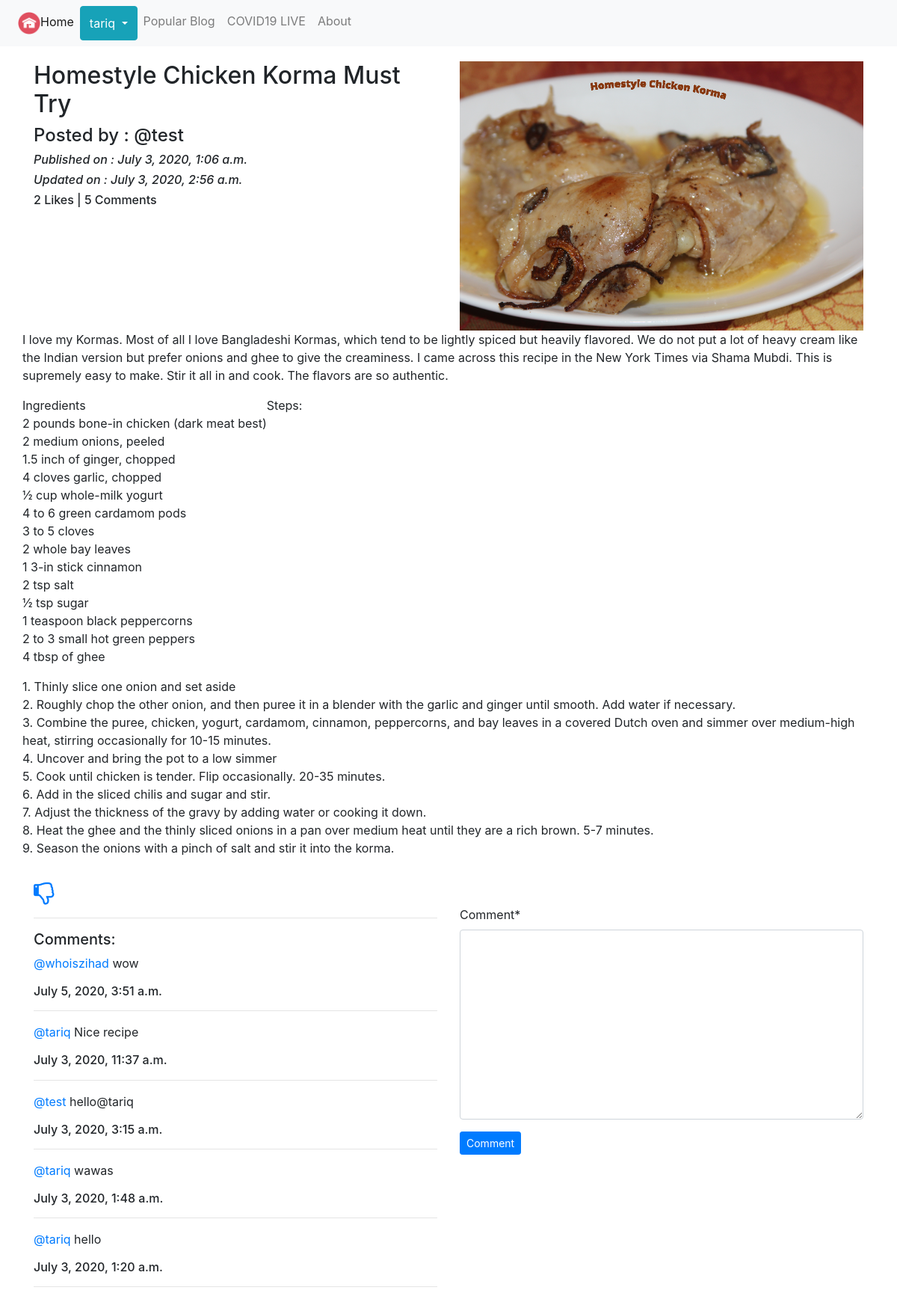
Page /blog/details/Homestyle-Chicken-Korma-dd4d2eb4-0c8c-4e85-bbb1-08c79527fde1/ (signed in) on the committed database.
### App_Blog/models.py (models this page shows, shortened)
class Blog(models.Model):
    author = models.ForeignKey(User, on_delete=models.CASCADE, related_name='post_author')
    blog_title = models.CharField(max_length=264, verbose_name="Put a Title")
    slug = models.SlugField(max_length=255, unique=True)
    blog_content = models.TextField(verbose_name="What is on your mind?")
    blog_image = models.ImageField(upload_to='blog_images', verbose_name="Image")
    publish_date = models.DateTimeField(auto_now_add=True)
    update_date = models.DateTimeField(auto_now=True)
    class Meta:
        ordering = ('-publish_date',)

class Comment(models.Model):
    blog = models.ForeignKey(Blog, on_delete=models.CASCADE, related_name='blog_comment')
    user = models.ForeignKey(User, on_delete=models.CASCADE, related_name='user_comment')
    comment = models.TextField()
    comment_date = models.DateTimeField(auto_now_add=True)
    class Meta:
        ordering = ('-comment_date',)

### App_Blog/views.py (the view, shortened to what this page needs)
# urls.py: path('details/<slug>/', views.blog_details, name='blog_details'),
@login_required
def blog_details(request, slug):
    blog = Blog.objects.get(slug=slug)
    comment_form = CommentForm()
    already_liked = Likes.objects.filter(blog=blog, user=request.user)
    if already_liked:
        liked = True
    else:
        liked = False
    return render(request, 'App_Blog/blog_details.html', context={'blog':blog, 'comment_form':comment_form, 'liked':liked})

### App_Blog/forms.py
class CommentForm(forms.ModelForm):
    class Meta:
        model = Comment
        fields = ('comment',)

### templates/App_Blog/blog_details.html (shortened to what this page needs)
{% extends 'base.html' %}
{% load crispy_forms_tags %}
{% block body_block %}
<div class="row">
    <div class="col-sm-6">
        <h2>{{ blog.blog_title }}</h2>
        <h4>Posted by : @{{blog.author}}</h4>
        <i><h6>Published on : {{blog.publish_date}}</h6></i>
        <i><h6>Updated on : {{blog.update_date}}</h6></i>
        <h6>{{ blog.Liked_blog.count }} Likes | {{ blog.blog_comment.count }} Comments</h6>
    </div>
    <div class="col-sm-6">
        <img src="/media/{{blog.blog_image}}" width="100%">
    </div>
    <p>{{blog.blog_content|linebreaks}}</p>
</div>
{% if not liked %}
<a href="{% url 'App_Blog:liked_post' pk=blog.pk %}">
    <i class="fa fa-thumbs-o-up fa-2x" aria-hidden="false"></i>
</a>
{% else %}
<a href="{% url 'App_Blog:unliked_post' pk=blog.pk %}">
    <i class="fa fa-thumbs-o-down fa-2x" aria-hidden="false"></i>
</a>
{% endif  %}
<div class="row">
    <div class="col-sm-6">
        <hr>
        <h5>Comments:</h5>
        {% for comment in blog.blog_comment.all %}
        <p><a href="#">@{{ comment.user }}</a> {{ comment.comment }} <br><h6>{{ comment.comment_date }}</h6></p>
        <hr>
        {% endfor %}
    </div>
    <div class="col-sm-6">
        <form method="POST">
            {{ comment_form|crispy }}
            <button type="submit" class="btn btn-primary btn-sm">Comment</button>
        </form>
    </div>
</div>
{% endblock %}

### templates/base.html (shortened to what this page needs)
<!DOCTYPE html>
<html lang="en">
<head>
    <link rel="stylesheet" href="https://stackpath.bootstrapcdn.com/bootstrap/4.5.0/css/bootstrap.min.css">
    <link href="https://maxcdn.bootstrapcdn.com/font-awesome/4.7.0/css/font-awesome.min.css" rel="stylesheet">
</head>
<body>
    <nav class="navbar navbar-expand-lg navbar-light bg-light">
        <ul class="navbar-nav">
          <li class="nav-item active">
            <a class="nav-link" href="{% url 'index' %}"><img src="/media/home_icon.png" width="30px">Home</a>
          </li>
          {% if user.is_authenticated %}
          <div class="btn-group">
            <button type="button" class="btn btn-info dropdown-toggle" data-toggle="dropdown" aria-haspopup="true" aria-expanded="false">
              {{ user.username}}
            </button>
          </div>
          {% endif %}
          <li class="nav-item">
            <a class="nav-link" href="{% url 'App_Blog:popular_blog' %}">Popular Blog</a>
          </li>
          <li class="nav-item">
            <a class="nav-link" href="{% url 'covid_live' %}">COVID19 LIVE</a>
          </li>
          <li class="nav-item">
            <a class="nav-link" href="{% url 'about' %}">About</a>
          </li>
        </ul>
      </nav>
<div class="container" style="padding-top: 20px;">
     {% block body_block %}
     {% endblock %}
</div>
<br>
<br>
</body>
</html>

### rows in the picture
Blog: blog_title "Homestyle Chicken Korma Must Try", author "test", publish_date "July 3, 2020, 1:06 a.m.", update_date "July 3, 2020, 2:56 a.m.", Liked_blog.count "2", blog_comment.count "5", blog_image (picture), blog_content "I love my Kormas. Most of all I love Bangladeshi Kormas, which tend to be lightly spiced but heavily flavored. We do not put a lot of heavy cream like the Indian version but prefer onions and ghee to give the creaminess. I came across this recipe in the New York Times via Shama Mubdi. This is supremely easy to make. Stir it all in and cook. The flavors are so authentic. Ingredients 2 pounds bone-in chicken (dark meat best) 2 medium onions, peeled 1.5 inch of ginger, chopped 4 cloves garlic, chopped ½ cup whole-milk yogurt 4 to 6 green cardamom pods 3 to 5 cloves 2 whole bay leaves 1 3-in stick cinnamon 2 tsp salt ½ tsp sugar 1 teaspoon black peppercorns 2 to 3 small hot green peppers 4 tbsp…"
Comment: user "whoiszihad", comment "wow", comment_date "July 5, 2020, 3:51 a.m."
Comment: user "tariq", comment "Nice recipe", comment_date "July 3, 2020, 11:37 a.m."
Comment: user "test", comment "hello@tariq", comment_date "July 3, 2020, 3:15 a.m."
Comment: user "tariq", comment "wawas", comment_date "July 3, 2020, 1:48 a.m."
Comment: user "tariq", comment "hello", comment_date "July 3, 2020, 1:20 a.m."

### other values in the picture
{{ user.username }} "tariq"
